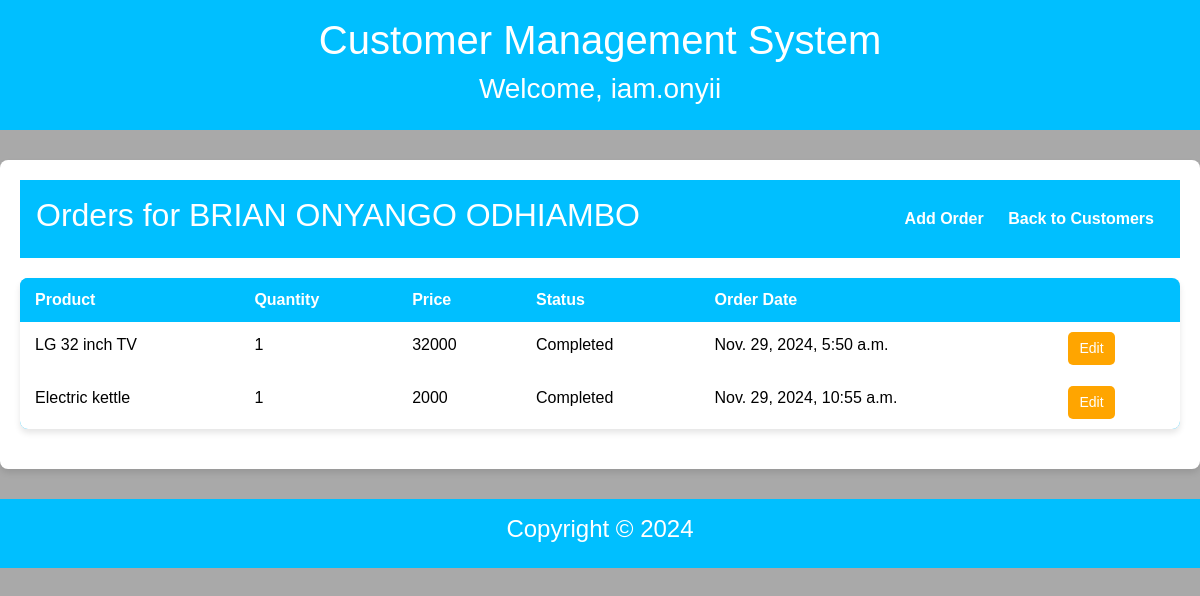
The page /1/orders/ (signed in) on the database its author committed.
### accounts/models.py (models this page shows)
class CustomUser(AbstractUser):
    bio = models.TextField(null=True, blank=True)

### customer/models.py (models this page shows, shortened)
class Customer(models.Model):
    name = models.CharField(max_length=250)
    email = models.EmailField(unique=True)
    phone = models.CharField(max_length=15)
    address = models.TextField(max_length=100)
    created_at = models.DateTimeField(auto_now_add=True)

class Order(models.Model):
    STATUS_CHOICES = [
        ('Pending', 'Pending'),
        ('Processing', 'Processing'),
        ('Completed', 'Completed'),
    ]
    customer = models.ForeignKey(Customer, on_delete=models.CASCADE, related_name='orders')
    product = models.CharField(max_length=100)
    quantity = models.PositiveIntegerField(default=1)
    price = models.PositiveIntegerField(default=1)
    order_date = models.DateTimeField(auto_now_add=True)
    order_status = models.CharField(max_length=20, choices=STATUS_CHOICES, default='Pending')

### customer/views.py (the view)
# urls.py: path('<int:customer_id>/orders/', views.order_list, name='order_list'),
@login_required(login_url='login')
def order_list(request, customer_id):
    customer = get_object_or_404(Customer, id=customer_id)
    orders = customer.orders.all()
    return render(request, 'customer/order_list.html', {'customer': customer, 'orders': orders})

### customer/templates/customer/order_list.html (shortened to what this page needs)
{% extends 'customer/base.html' %}
{% block content %}
<div class="dashboard-container">
    <header class="dashboard-header">
        <h2>Orders for {{ customer.name }}</h2>
        <nav>
            <a href="{% url 'order_form' customer.id %}">Add Order</a>
            <a href="{% url 'customer_list' %}">Back to Customers</a>
        </nav>
    </header>
    <table class="table">
        <thead>
        <tr>
            <th>Product</th>
            <th>Quantity</th>
            <th>Price</th>
            <th>Status</th>
            <th>Order Date</th>
        </tr>
        </thead>
        <tbody>
        {% for order in orders %}
        <tr>
            <td>{{ order.product }}</td>
            <td>{{ order.quantity }}</td>
            <td>{{ order.price }}</td>
            <td>{{ order.order_status }}</td>
            <td>{{ order.order_date }}</td>
            <td>
                <a class="btn update-btn" href="{% url 'edit_order' order.id %}">Edit</a>
            </td>
        </tr>
        {% empty %}
        <tr>
            <td colspan="4">No orders found.</td>
        </tr>
        {% endfor %}
        </tbody>
    </table>
    {% endblock %}

### customer/templates/customer/base.html (shortened to what this page needs)
<!DOCTYPE html>
<html lang="en">
<head>
    <link href="https://cdn.jsdelivr.net/npm/bootstrap@5.3.3/dist/css/bootstrap.min.css" rel="stylesheet"
>
        {% load static %}
        <link rel="stylesheet" type="text/css" href="{% static 'style.css' %}">
</head>
<body>
<div class="grid-container">
    <div id="NavbarDiv">
        <header>
            <h1>Customer Management System</h1>
            <h3>Welcome, {{user.username}}</h3>
        </header>
    </div>
    <div id="ContentDiv">
        {% block content %}
        {% endblock %}
    </div>
</div>
<div id="FooterDiv">
    <footer>
        <h4>Copyright © 2024</h4>
    </footer>
</div>
</body>
</html>

### static/style.css (style rules this page uses)
body { font-family: Arial, sans-serif; margin: 0; padding: 0; background-color: darkgray; color: black; overflow-x: auto; }
.dashboard-container { max-width: 1200px; margin: 20px auto; padding: 20px; background: white; border-radius: 8px; box-shadow: 0 4px 6px rgba(0, 0, 0, 0.1); }
.dashboard-header { display: flex; justify-content: space-between; align-items: center; margin-bottom: 20px; }
.dashboard-header nav a { margin: 0 10px; text-decoration: none; color: white; font-weight: bold; }
.table { width: 100%; border-collapse: collapse; margin-bottom: 20px; background: deepskyblue; border-radius: 8px; overflow: hidden; box-shadow: 0 4px 6px rgba(0, 0, 0, 0.1); }
.table th, .table td { padding: 10px 15px; text-align: left; border-bottom: 1px solid white; }
.table th { background: deepskyblue; color: white; }
.table tr:last-child td { border-bottom: none; }
.view-btn, .update-btn { display: inline-block; padding: 5px 10px; background: maroon; color: white; text-decoration: none; border-radius: 5px; font-size: 14px; text-align: center; }
.update-btn { background-color: orange; color: white; }
.grid-container { display: grid; grid-gap: 10px; grid-template-areas: 'nd nd nd nd nd nd nd nd' 'cd cd cd cd cd cd cd cd' 'fd fd fd fd fd fd fd fd'; }
#NavbarDiv { grid-area: nd; }
#ContentDiv { grid-area: cd; }
#FooterDiv { grid-area: fd; }

### customer/templates/customer/base.html (style rules this page uses)
body { font-family: Arial, sans-serif; margin: 0; padding: 0; }
header { background: deepskyblue; color: white; padding: 1rem; text-align: center; }
footer { background: deepskyblue; color: white; padding: 1rem; text-align: center; }

### rows shown on the page
CustomUser: username "iam.onyii"
Customer: name "BRIAN ONYANGO ODHIAMBO"
Order: product "LG 32 inch TV", quantity "1", price "32000", order_status "Completed", order_date "Nov. 29, 2024, 5:50 a.m."
Order: product "Electric kettle", quantity "1", price "2000", order_status "Completed", order_date "Nov. 29, 2024, 10:55 a.m."
